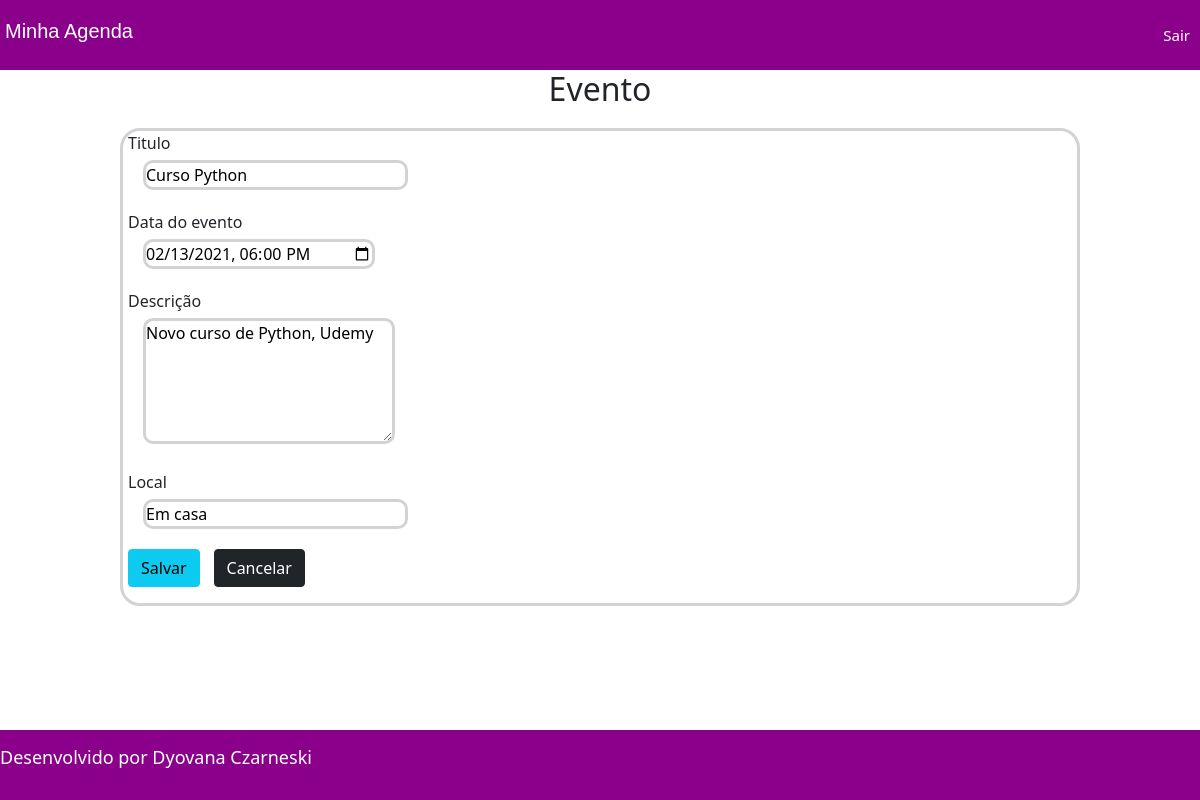
/agenda/evento/?id=9 (signed in), run on an earlier commit of the app's database.
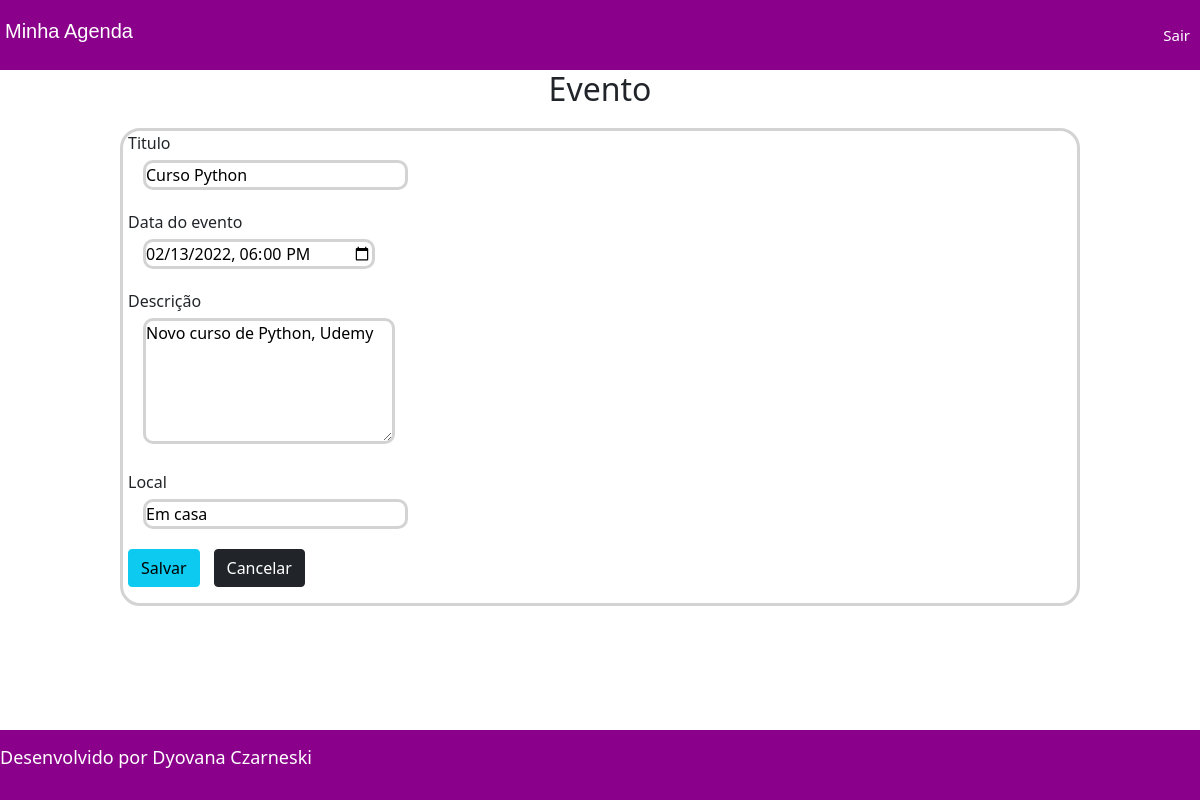
And on a later commit of the database.
### core/models.py (models this page shows, shortened)
class Evento(models.Model):
    titulo = models.CharField(max_length=100)
    descricao = models.TextField(blank=True, null=True)# pode estar em branco ou nulo
    data_evento = models.DateTimeField(verbose_name='Data do evento')
    data_criacao = models.DateTimeField(auto_now=True)# Quando criar o registro vai inserir a hora atual automaticamente
    local = models.CharField(blank=True, max_length=100, null=True)
    usuario = models.ForeignKey(User, on_delete=models.CASCADE)
    class Meta:
        db_table = 'evento'
    def get_data_input_evento(self):
        return self.data_evento.strftime('%Y-%m-%dT%H:%M')

### core/views.py (the view)
# urls.py: path('agenda/evento/', views.evento),
@login_required(login_url='/login/')
def evento(request):
    id_evento = request.GET.get('id')
    dados = {}
    if id_evento:
        dados['evento'] = Evento.objects.get(id=id_evento)
    return render(request, 'evento.html', dados)

### template/evento.html (shortened to what this page needs)
{% extends "model-page.html" %}
{% block content %}
{% load static %}
<link href="{% static 'css/evento.css' %}" rel="stylesheet">
<h2 align="center">Evento</h2>
<div class="id-form">
    <form action="submit" method="POST">{% csrf_token %}
        <label>Titulo</label><br>
        <input type="text" name="titulo" size="23" value="{{evento.titulo}}">
        <br>
        <label>Data do evento</label><br>
        <input type="datetime-local" name="data_evento" value="{{evento.get_data_input_evento}}" size="23">
        <br>
        <label>Descrição</label><br>
        <textarea name="descricao" rows="5" cols="25">{{evento.descricao}}</textarea>
        <br>
        <label>Local</label><br>
        <input type="text" name="local" value="{{evento.local}}" size="23">
        <p>
        <a href="evento/">
              <button type="submit" class="btn btn-info">Salvar</button>
        </a>
        <a href="/">
            <button type="button" class="btn btn-dark">Cancelar</button>
        </a>
    </form>
</div>
{% endblock %}

What changed in the data, as far as the page shows it:
changed Evento "Curso Python": data_evento "02/13/2021 18:00" → "02/13/2022 18:00"
